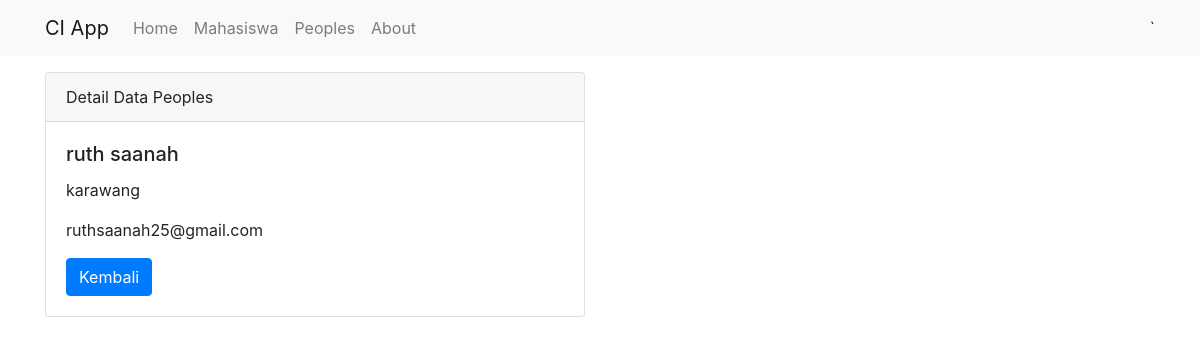
/peoples/detail/1, run on the app's committed database.
### tables this page shows
CREATE TABLE `peoples` (
  `id` int(250) NOT NULL,
  `nama` varchar(250) NOT NULL,
  `alamat` varchar(250) NOT NULL,
  `email` varchar(250) NOT NULL
);

### application/controllers/Peoples.php (called while the page is built, shortened)
<?php
class Peoples extends CI_Controller{
    public function __construct()
    {
        $this->load->model('Peoples_model');
        $this->load->library('form_validation');
    }
    public function detail($id)
    {
        $data['judul'] = 'Detail Data Peoples';
        $data['peoples'] = $this->Peoples_model->getPeoplesById($id);
        $this->load->view('templates/header', $data);
        $this->load->view('peoples/detail', $data);
        $this->load->view('templates/footer');
    }
}

### index.php (called while the page is built, shortened)
<?php
require_once BASEPATH.'core/CodeIgniter.php';

### application/models/Peoples_model.php (called while the page is built, shortened)
<?php
class Peoples_model extends CI_Model{
    public function getPeoplesById($id){
        return $this->db->get_where('peoples', ['id' => $id])->row_array();
    }
}

### application/views/peoples/detail.php (the view)
<div class="container">
    <div class="row mt-3">
        <div class="col-md-6">
            <div class="card">
                <div class="card-header">
                    Detail Data Peoples
                </div>
                <div class="card-body">
                    <h5 class="card-title"><?= $peoples['nama']; ?></h5>
                    <p class="card-text"><?= $peoples['alamat']; ?></p>
                    <p class="card-text"><?= $peoples['email']; ?></p>
                    <a href="<?= base_url(); ?>peoples" class="btn btn-primary">Kembali</a>
                </div>
            </div>
        </div>
    </div>
</div>

### data on the page
peoples: nama "ruth saanah", alamat "karawang", email "ruthsaanah25@gmail.com"
